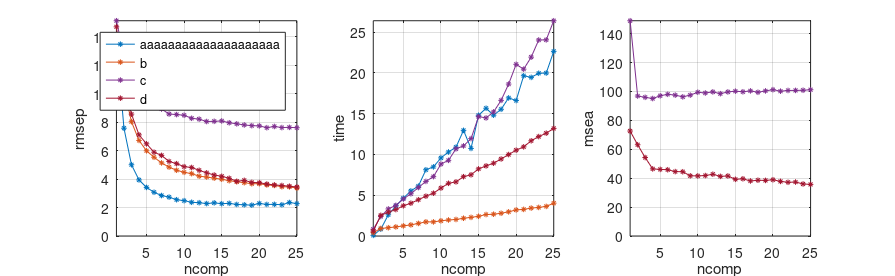

Source code (MATLAB): (Note: this script raises an error after producing the figure.)
%%%%%%%%%%%%%%%%%%%%%%%%%%%%%%%%%%%
%% Results plot
%%%%%%%%%%%%%%%%%%%%%%%%%%%%%%%%%%
color_seds_fixed = [0    0.4470    0.7410];
color_seds_free = [0.4940    0.1840    0.5560];
color_sieds_fixed = [0.8500    0.3250    0.0980];
color_sieds_free = [0.6350    0.0780    0.1840];

figure('units','normalized','position',[0.1 0.1 0.7 0.27]);
load('comparison_seds_sieds/results_fixed_attractor')
subplot(1,3,1);
a = plot(mse_seds, '-*','MarkerSize', 4, 'Color', color_seds_fixed);
hold on;
b = plot(mse_sieds, '-*','MarkerSize', 4, 'Color', color_sieds_fixed);

load('comparison_seds_sieds/results_free_attractor')
c = plot(mse_seds, '-*','MarkerSize', 4, 'Color', color_seds_free);
hold on;
d = plot(mse_sieds, '-*','MarkerSize', 4, 'Color', color_sieds_free);
xlabel('ncomp')
ylabel('rmsep')
grid on;
axis([1 25 0 inf]);
legend([a b c d], 'aaaaaaaaaaaaaaaaaaaa','b','c','d')


load('comparison_seds_sieds/results_fixed_attractor')
subplot(1,3,2);
plot(training_time_seds, '-*','MarkerSize', 4, 'Color', color_seds_fixed);
hold on;
plot(training_time_sieds, '-*','MarkerSize', 4, 'Color', color_sieds_fixed);

load('comparison_seds_sieds/results_free_attractor')
plot(training_time_seds, '-*','MarkerSize', 4, 'Color', color_seds_free);
hold on;
plot(training_time_sieds, '-*','MarkerSize', 4, 'Color', color_sieds_free);
xlabel('ncomp')
ylabel('time')
axis([1 25 0 inf]);
grid on;


load('comparison_seds_sieds/results_free_attractor')
subplot(1,3,3);
plot(mse_seds_attractor, '-*','MarkerSize', 4, 'Color', color_seds_free);
hold on;
plot(mse_sieds_attractor, '-*','MarkerSize', 4, 'Color', color_sieds_free);
xlabel('ncomp')
ylabel('msea')

axis([1 25 0 inf]);
grid on;

file = 'seds_comparison.eps';
set(gcf,'PaperPositionMode','auto');
iptsetpref('ImshowBorder','tight');
print(gcf, '-depsc','-painters', file);


%%%%%%%%%%%%%%%%%%%%%%%%%%%%%%%%%%%%%%%%%%
%% Streamlines plots 
%%%%%%%%%%%%%%%%%%%%%%%%%%%%%%%%%%%%%%%

% For figure 1
%files = {'KShape', 'Khamesh'}; 
% For figure 2
files = {'JShape', 'Zshape'}; 

%% Optimization options SEDS
clear options;
dt = 0.1;
tol_cutting = 1;
% A set of options that will be passed to the solver. Please type 
% 'doc preprocess_demos' in the MATLAB command window to get detailed
% information about other possible options.
options_seds.tol_mat_bias = 10^-6; % A very small positive scalar to avoid
                              % instabilities in Gaussian kernel [default: 10^-15]
                              
options_seds.display = 0;          % An option to control whether the algorithm
                              % displays the output of each iterations [default: true]
                              
options_seds.tol_stopping=10^-10;  % A small positive scalar defining the stoppping
                              % tolerance for the optimization solver [default: 10^-10]

options_seds.max_iter = 1000;       % Maximum number of iteration for the solver [default: i_max=1000]

options_seds.objective = 'mse';    % 'likelihood': use likelihood as criterion to
                              % optimize parameters of GMM
                              % 'mse': use mean square error as criterion to
                              % optimize parameters of GMM
                              % 'direction': minimize the angle between the
                              % estimations and demonstrations (the velocity part)
                              % to optimize parameters of GMM                              
                              % [default: 'mse']

%% Optimization options SIEDS
clear options_sieds;
options_sieds.n_iter = 10;        % Max number of EM iterations
options_sieds.solver = 'mosek';              % Solver 
options_sieds.criterion = 'mse';              % Solver
options_sieds.c_reg = 1e0;                  % Pos def eps margin
options_sieds.verbose = 0;                    % Verbose (0-5)
options_sieds.warning = true;                % Display warning information
options_sieds.min_eig_loc = 1e-5;
options_sieds_fixed = options_sieds;
options_sieds_fixed.attractor = [0;0];

%% Optimization options pseudo SEDS
clear options_p_sieds;
options_p_sieds.n_iter = 10;        % Max number of EM iterations
options_p_sieds.solver = 'mosek';              % Solver 
options_p_sieds.criterion = 'mse';              % Solver
options_p_sieds.c_reg = -1e-5;                  % Pos def eps margin
options_p_sieds.verbose = 0;                    % Verbose (0-5)
options_p_sieds.warning = true;                % Display warning information
options_p_sieds.min_eig_loc = 1e-5;
options_p_sieds.max_iter = 100;

figure('units','normalized','position',[0.1 0.1 0.27 0.7]);
c = 7;

for i=1:length(files)
    load(['models/recorded_motions/' files{i}],'demos');
    % the variable 'demos' composed of 3 demosntrations. Each demonstrations is
    % recorded from Tablet-PC at 50Hz. Datas are in millimeters.
    [x0 , xT, Data, index] = preprocess_demos(demos,dt,tol_cutting); %preprocessing datas    
    d = size(Data,1)/2; %dimension of data

    %% SEDS learning (known attractor)
    [Priors_0, Mu_0, Sigma_0] = initialize_SEDS(Data,c); %finding an initial guess for GMM's parameter
    [Priors Mu Sigma]=SEDS_Solver(Priors_0,Mu_0,Sigma_0,Data,options_seds); %running SEDS optimization solver

    % A set of options that will be passed to the Simulator. Please type 
    % 'doc preprocess_demos' in the MATLAB command window to get detailed
    % information about each option.

    subplot(4,2,(i-1)+1);
    get_expected_dynamics_seds = @(x) GMR(Priors,Mu,Sigma,x,1:d,d+1:2*d);
    % Plot
    plot(Data(1,:),Data(2,:),'r.')
    ax = gca;
    ax.YLim = [ax.YLim(1) max(0,ax.YLim(2))];
    limits = [ax.XLim ax.YLim];
    plotStreamLines(Priors,Mu,Sigma,limits)
    hold on
    plot(Data(1,:),Data(2,:),'r.')
    plot(0,0,'bo', 'LineWidth', 6,'MarkerSize', 6);

    %% SIEDS learning (known attractor)
    lambda = em_mix_inv_lds(Data, c, options_sieds_fixed);

    subplot(4,2,(i-1)+3);
    % Plot result
    plot(Data(1,:),Data(2,:),'r.');
    hold on;
    ax = gca;
    %limits = [ax.XLim ax.YLim];
    [p,h] = plot_streamlines_mix_inv_lds(lambda,limits);
    delete(h);
    delete(p(end-c+1:end));

    %% Pseudo-SEDS learning (unknown attractor)
    lambda = em_mix_lds(Data, c, options_p_sieds);

    subplot(4,2,(i-1)+5);
    % Plot result
    plot(Data(1,:),Data(2,:),'r.');
    hold on;
    ax = gca;
    %limits = [ax.XLim ax.YLim];
    [p,h] = plot_streamlines_mix_lds(lambda,limits);
    delete(h);
    delete(p(end-c+1:end));

    %% SIEDS learning (known attractor)
    lambda = em_mix_inv_lds(Data, c, options_sieds);

    subplot(4,2,(i-1)+7);
    % Plot result
    plot(Data(1,:),Data(2,:),'r.');
    hold on;
    ax = gca;
    %limits = [ax.XLim ax.YLim];
    [p,h] = plot_streamlines_mix_inv_lds(lambda,limits);        
    delete(h);
    delete(p(end-c+1:end));
end

annotation(gcf,'textbox',...
    [0.503787878787879 0.940805226254916 0.0587121200268016 0.0320665077118296],...
    'String',{'a'},...
    'LineStyle','none');

% Create textbox
annotation(gcf,'textbox',...
    [0.496212121212122 0.708026128867743 0.0587121200268018 0.0320665077118296],...
    'String','b',...
    'LineStyle','none',...
    'FitBoxToText','off');

% Create textbox
annotation(gcf,'textbox',...
    [0.488636363636365 0.494249406777483 0.0587121200268018 0.0320665077118296],...
    'String','c',...
    'LineStyle','none',...
    'FitBoxToText','off');

% Create textbox
annotation(gcf,'textbox',...
    [0.492424242424243 0.274534442406937 0.0587121200268018 0.0320665077118295],...
    'String','d',...
    'LineStyle','none',...
    'FitBoxToText','off');

file = 'seds_comparison_streamlines.eps';
set(gcf,'PaperPositionMode','auto');
iptsetpref('ImshowBorder','tight');
print(gcf, '-depsc','-painters', file);




